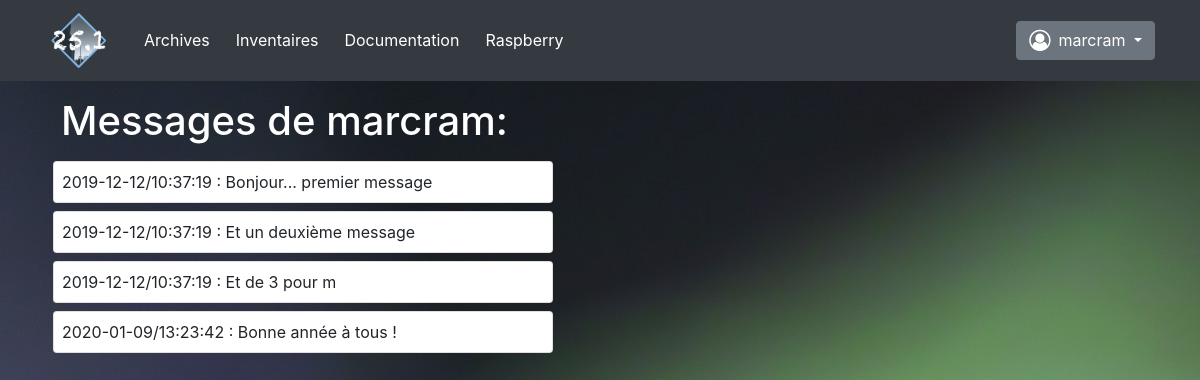
/user/marcram?view=messages (signed in), run on the app's committed database.
### appli/models.py (models this page shows, shortened)
class Users(UserMixin, db.Model):
    __tablename__ = 'users'
    id = db.Column(db.Integer, primary_key=True)
    nom = db.Column(db.String(20), nullable=False)
    mdp = db.Column(db.String(20), nullable=False)
    mail = db.Column(db.String(20), nullable=True)
    droits = db.Column(db.String(20), nullable=True)
    posts = db.relationship('Messages', backref='auteur', lazy='dynamic')
    entetes = [['nom', 3], ['mdp', 3], ['mail', 3], ['droits', 1]]
    champ_db = [id, nom, mdp, mail, droits]

class Messages(db.Model):
    id = db.Column(db.Integer, primary_key=True)
    message = db.Column(db.String(140))
    timestamp = db.Column(db.DateTime, index=True, default=datetime.utcnow)
    user_id = db.Column(db.Integer, db.ForeignKey('users.id'))

### appli/main.py (the view)
@login_required
@app.route('/user/<u_conected>', methods=['POST', 'GET'])
def user(u_conected):
    print(request.args.get('view'))
    if request.args.get('view') == 'messages':
        view = 'messages'
    else:
        view = 'params'
    user = db.session.query(Users).filter(Users.nom == u_conected).first()
    posts = db.session.query(Messages).filter(Messages.user_id == user.id)
    return render_template('user.html',
                           user=user,
                           posts = posts,
                           view = view)

### appli/main.py (called while the page is built)
@login_manager.user_loader
def load_user(user_id):
    return Users.query.get(int(user_id))

@app.template_filter()
def date_trunk(val):
    return val.strftime("%Y-%m-%d/%H:%M:%S")

### appli/templates/user.html (shortened to what this page needs)
{% extends "base.html" %}
{% block menu %}
    {% block navbar %}
        {{ super() }}
    {% endblock %}
{% endblock %}
{% block user %}
    <div class="container">
        {% if view == 'messages' %}
            <h1 class='m-2 p-2 text-white'>Messages de {{ user.nom }}:</h1>
            {% for messages in posts %}
                <div class='card m-2 p-2'style="width:500px;">
            {{ messages.timestamp|date_trunk }} : {{ messages.message }}
                </div>
            {% endfor %}
        {% endif %}
    </div>
{% endblock %}

### appli/templates/base.html (shortened to what this page needs)
<!DOCTYPE html>
<html>
    <head>
        <link rel="stylesheet" media="screen" href = "{{ url_for('static', filename='bootstrap/bootstrap.min.css') }}">
        <link rel="stylesheet" href = "{{ url_for('static', filename='style.css') }}">
        <link rel="stylesheet" href="https://cdnjs.cloudflare.com/ajax/libs/font-awesome/4.7.0/css/font-awesome.min.css">
    </head>
    <body background="{{ url_for('static', filename='images/bg01.jpg') }}">
        {% block menu %}
            {% block navbar %}
                <nav class="navbar navbar-expand-sm navbar-dark bg-dark ">
                    <div class="container">
                        <a class="navbar-brand d-block  " href="{{ url_for('index') }}"><img src="{{ url_for('static', filename='images/LogoVilla.png') }}" alt="Logo" style="width:70px;"></a>
                        <div class="collapse navbar-collapse" id="navibar">
                            <ul class="navbar-nav mr-auto">
                                <li class="nav-item">
                                    <a id="m_arch" class="btn btn-dark" href="{{ url_for('archives') }}">Archives</a>
                                </li>
                                <li class="nav-item">
                                    <a d="m_inv"class="btn btn-dark" href="{{ url_for('inventaire', database='cave') }}">Inventaires</a>
                                </li>
                                <li class="nav-item">
                                    <a id="m_mais"class="btn btn-dark" href="{{ url_for('documents', section='root') }}">Documentation</a>
                                </li>
                                <li class="nav-item">
                                    <a id="m_rasp"class="btn btn-dark " href="{{ url_for('raspberry') }}">Raspberry</a>
                                </li>
                            </ul>
                            <ul class="navbar-nav">
                                <li class="nav-item">
                                    {% if current_user.is_authenticated %}
                                        <div class="dropdown">
                                            <button class="btn btn-secondary dropdown-toggle" type="button" id="m_users" data-toggle="dropdown" aria-haspopup="true" aria-expanded="false">
                                                    <i class="fa fa-user-circle-o fa-lg my-1 mr-2" ></i>{{ current_user.nom }}
                                            </button>
                                        </div>
                                    {% else %}
                                        <a class="btn btn-secondary " href="{{ url_for('login') }}">
                                                <i class="fa fa-user-circle-o fa-lg my-1 mr-2" ></i>Login
                                        </a>
                                    {% endif %}
                                </li>
                            </ul>
                        </div>
                    </div>
                </nav>
            {% endblock %}
        {% endblock %}
        {% block user %} {% endblock %}
    </body>
</html>

### data on the page
Users: nom "marcram"
Messages: timestamp "2019-12-12/10:37:19", message "Bonjour... premier message"
Messages: timestamp "2019-12-12/10:37:19", message "Et un deuxième message"
Messages: timestamp "2019-12-12/10:37:19", message "Et de 3 pour m"
Messages: timestamp "2020-01-09/13:23:42", message "Bonne année à tous !"
